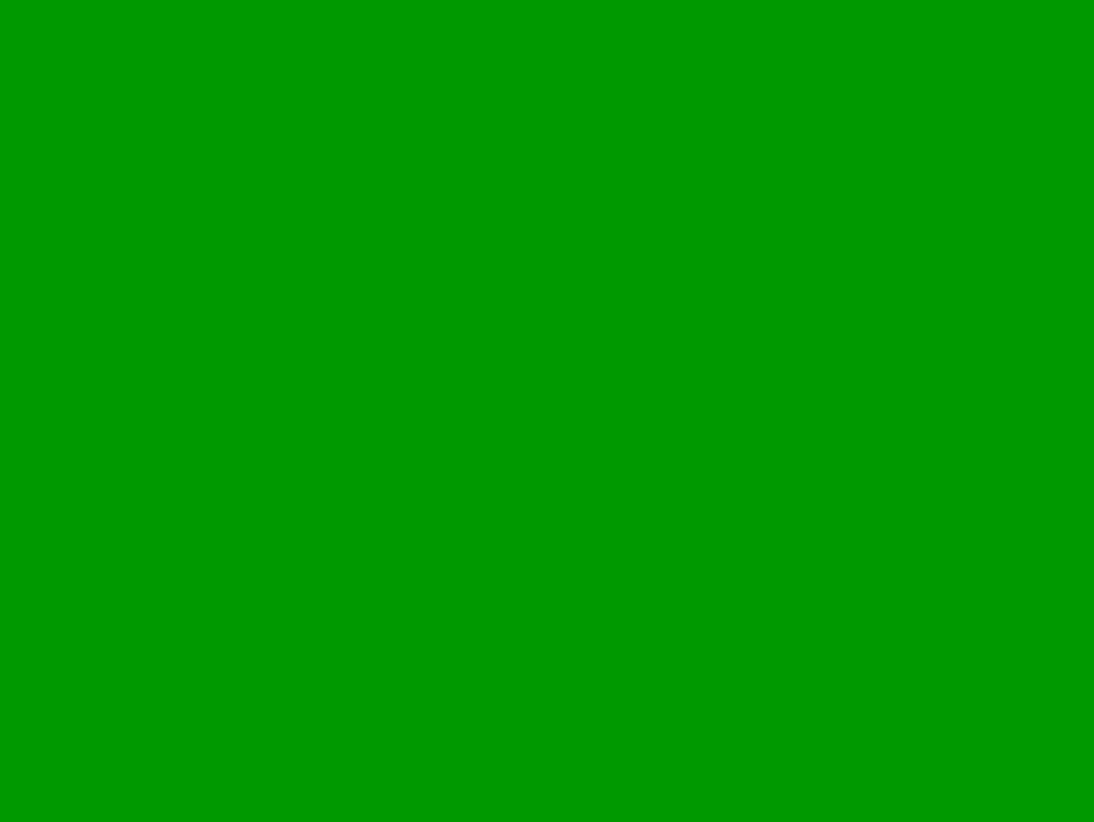
#> input picture jetson-sensors/images/test_cam0_3280x2464.jpg, 3280 x 2464 px, given in place of the camera (shown at 1/3 size)
$ python sensor_monitor_noaudio.py   (older library calls are emulated)
#> lines starting #> are read from the running program, lines starting #| are printed output that depends on the picture; after the words box and inside, x2 and y2 are one past the last pixel; in counts of white or black regions, pixels touching at a corner belong together
#!/usr/bin/env python3
"""
Sensor Monitoring App - No Audio Version
Works around PyAudio issues while providing full camera and IMU monitoring
"""

import cv2
import numpy as np
import serial
import struct
import time
import threading
from collections import deque
from datetime import datetime

class SensorMonitorApp:
    def __init__(self):
        # Window setup
        self.window_name = "Sensor Monitor (No Audio)"
        self.canvas_width = 1920
        self.canvas_height = 1080

        # Camera setup
        self.left_cap = None
        self.right_cap = None
        self.camera_native_res = (3280, 2464)  # Native resolution detected
        self.camera_display_res = (640, 480)   # Display resolution

        # Motion tracking
        self.motion_detector_left = cv2.createBackgroundSubtractorMOG2(detectShadows=True)
        self.motion_detector_right = cv2.createBackgroundSubtractorMOG2(detectShadows=True)

        # IMU setup
        self.imu_serial = None
        self.imu_data = {'roll': 0, 'pitch': 0, 'yaw': 0, 'ax': 0, 'ay': 0, 'az': 0}
        self.imu_history = {
            'roll': deque(maxlen=100),
            'pitch': deque(maxlen=100),
            'yaw': deque(maxlen=100)
        }

        # Threading
        self.running = False
        self.imu_thread = None

        # Performance
        self.fps_history = deque(maxlen=30)
        self.last_frame_time = time.time()

        # Peripheral vision tracking
        self.optical_flow_left = None
        self.optical_flow_right = None
        self.prev_gray_left = None
        self.prev_gray_right = None

    def init_cameras(self):
        """Initialize dual cameras"""
        print("Initializing cameras...")

        # Left camera (ID 0)
        self.left_cap = cv2.VideoCapture(0, cv2.CAP_V4L2)
        self.left_cap.set(cv2.CAP_PROP_FRAME_WIDTH, self.camera_native_res[0])
        self.left_cap.set(cv2.CAP_PROP_FRAME_HEIGHT, self.camera_native_res[1])
        self.left_cap.set(cv2.CAP_PROP_FPS, 30)

        # Right camera (ID 1)
        self.right_cap = cv2.VideoCapture(1, cv2.CAP_V4L2)
        self.right_cap.set(cv2.CAP_PROP_FRAME_WIDTH, self.camera_native_res[0])
        self.right_cap.set(cv2.CAP_PROP_FRAME_HEIGHT, self.camera_native_res[1])
        self.right_cap.set(cv2.CAP_PROP_FPS, 30)

        # Test capture
        ret_l, frame_l = self.left_cap.read()
        ret_r, frame_r = self.right_cap.read()

        if ret_l and ret_r:
            actual_res = frame_l.shape[:2][::-1]  # Get actual resolution
            print(f"✓ Cameras initialized at {actual_res[0]}x{actual_res[1]}")
            return True
        else:
            print("✗ Camera initialization failed")
            return False

    def init_imu(self):
        """Initialize IMU at /dev/ttyUSB0"""
        print("Initializing IMU...")
        try:
            self.imu_serial = serial.Serial(
                port='/dev/ttyUSB0',
                baudrate=115200,
                timeout=0.1,
                bytesize=serial.EIGHTBITS,
                parity=serial.PARITY_NONE,
                stopbits=serial.STOPBITS_ONE
            )
            print("✓ IMU initialized at /dev/ttyUSB0 (115200 baud)")
            return True
        except Exception as e:
            print(f"✗ IMU initialization failed: {e}")
            return False

    def read_imu_data(self):
        """Thread to continuously read IMU data"""
        packet_size = 44  # Expected packet size

        while self.running:
            try:
                if self.imu_serial and self.imu_serial.in_waiting >= packet_size:
                    data = self.imu_serial.read(packet_size)

                    # Parse IMU packet (adjust based on actual protocol)
                    try:
                        values = struct.unpack('<11f', data)

                        # Update IMU data
                        self.imu_data['ax'] = values[0]
                        self.imu_data['ay'] = values[1]
                        self.imu_data['az'] = values[2]
                        self.imu_data['roll'] = values[6]
                        self.imu_data['pitch'] = values[7]
                        self.imu_data['yaw'] = values[8]

                        # Add to history
                        self.imu_history['roll'].append(values[6])
                        self.imu_history['pitch'].append(values[7])
                        self.imu_history['yaw'].append(values[8])

                    except:
                        # If parsing fails, simulate data for testing
                        t = time.time()
                        self.imu_data['roll'] = np.sin(t * 0.5) * 30
                        self.imu_data['pitch'] = np.cos(t * 0.3) * 20
                        self.imu_data['yaw'] = (t * 10) % 360

                        self.imu_history['roll'].append(self.imu_data['roll'])
                        self.imu_history['pitch'].append(self.imu_data['pitch'])
                        self.imu_history['yaw'].append(self.imu_data['yaw'])

                time.sleep(0.02)  # 50Hz update

            except Exception as e:
                # Fallback to simulated data
                t = time.time()
                self.imu_data['roll'] = np.sin(t * 0.5) * 30
                self.imu_data['pitch'] = np.cos(t * 0.3) * 20
                self.imu_data['yaw'] = (t * 10) % 360

                self.imu_history['roll'].append(self.imu_data['roll'])
                self.imu_history['pitch'].append(self.imu_data['pitch'])
                self.imu_history['yaw'].append(self.imu_data['yaw'])

                time.sleep(0.02)

    # [40 lines left out: functions calculate_optical_flow, draw_optical_flow, not called in this run]

    def draw_cameras(self, canvas, left_frame, right_frame):
        """Draw camera feeds with motion detection"""
        # Resize frames for display
        left_display = cv2.resize(left_frame, self.camera_display_res)
        right_display = cv2.resize(right_frame, self.camera_display_res)

        # Convert to grayscale for optical flow
        gray_left = cv2.cvtColor(left_display, cv2.COLOR_BGR2GRAY)
        gray_right = cv2.cvtColor(right_display, cv2.COLOR_BGR2GRAY)

        # Calculate optical flow
        if self.prev_gray_left is not None:
            self.optical_flow_left = self.calculate_optical_flow(self.prev_gray_left, gray_left)
        if self.prev_gray_right is not None:
            self.optical_flow_right = self.calculate_optical_flow(self.prev_gray_right, gray_right)

        # Store current frames for next iteration
        self.prev_gray_left = gray_left
        self.prev_gray_right = gray_right

        # Apply motion detection
        fgmask_left = self.motion_detector_left.apply(left_display)
        fgmask_right = self.motion_detector_right.apply(right_display)

        # Create colored motion overlay
        motion_overlay_left = cv2.cvtColor(fgmask_left, cv2.COLOR_GRAY2BGR)
        motion_overlay_right = cv2.cvtColor(fgmask_right, cv2.COLOR_GRAY2BGR)

        # Blend with original
        alpha = 0.3
        left_with_motion = cv2.addWeighted(left_display, 1-alpha, motion_overlay_left, alpha, 0)
        right_with_motion = cv2.addWeighted(right_display, 1-alpha, motion_overlay_right, alpha, 0)

        # Place on canvas
        canvas[50:530, 50:690] = left_with_motion
        canvas[50:530, 740:1380] = right_with_motion

        # Labels
        cv2.putText(canvas, "LEFT CAMERA", (50, 40),
                   cv2.FONT_HERSHEY_SIMPLEX, 0.8, (255, 255, 255), 2)
        cv2.putText(canvas, "RIGHT CAMERA", (740, 40),
                   cv2.FONT_HERSHEY_SIMPLEX, 0.8, (255, 255, 255), 2)

        # Draw optical flow visualization
        if self.optical_flow_left is not None:
            self.draw_optical_flow(canvas, self.optical_flow_left, 50, 550, scale=0.3)
            cv2.putText(canvas, "LEFT PERIPHERAL FLOW", (50, 540),
                       cv2.FONT_HERSHEY_SIMPLEX, 0.6, (0, 255, 0), 1)

        if self.optical_flow_right is not None:
            self.draw_optical_flow(canvas, self.optical_flow_right, 400, 550, scale=0.3)
            cv2.putText(canvas, "RIGHT PERIPHERAL FLOW", (400, 540),
                       cv2.FONT_HERSHEY_SIMPLEX, 0.6, (0, 255, 0), 1)

    def draw_imu(self, canvas):
        """Draw IMU visualization"""
        x_offset = 1430
        y_offset = 50
        width = 400
        height = 300

        # Background
        cv2.rectangle(canvas, (x_offset, y_offset),
                     (x_offset + width, y_offset + height),
                     (40, 40, 40), -1)

        # Title
        cv2.putText(canvas, "IMU ORIENTATION", (x_offset + 10, y_offset + 30),
                   cv2.FONT_HERSHEY_SIMPLEX, 0.8, (255, 255, 255), 2)

        # Draw 3D cube
        center_x = x_offset + width // 2
        center_y = y_offset + height // 2

        # Rotation angles
        roll = np.radians(self.imu_data['roll'])
        pitch = np.radians(self.imu_data['pitch'])
        yaw = np.radians(self.imu_data['yaw'])

        # Rotation matrices
        Rx = np.array([[1, 0, 0],
                      [0, np.cos(roll), -np.sin(roll)],
                      [0, np.sin(roll), np.cos(roll)]])

        Ry = np.array([[np.cos(pitch), 0, np.sin(pitch)],
                      [0, 1, 0],
                      [-np.sin(pitch), 0, np.cos(pitch)]])

        Rz = np.array([[np.cos(yaw), -np.sin(yaw), 0],
                      [np.sin(yaw), np.cos(yaw), 0],
                      [0, 0, 1]])

        R = Rz @ Ry @ Rx

        # Cube vertices
        size = 60
        vertices = np.array([
            [-size, -size, -size],
            [size, -size, -size],
            [size, size, -size],
            [-size, size, -size],
            [-size, -size, size],
            [size, -size, size],
            [size, size, size],
            [-size, size, size]
        ])

        # Apply rotation and project
        rotated = vertices @ R.T
        projected = []
        for v in rotated:
            x = int(center_x + v[0])
            y = int(center_y - v[1])
            projected.append((x, y))

        # Draw cube edges
        edges = [
            (0, 1), (1, 2), (2, 3), (3, 0),  # Back
            (4, 5), (5, 6), (6, 7), (7, 4),  # Front
            (0, 4), (1, 5), (2, 6), (3, 7)   # Connecting
        ]

        for edge in edges:
            pt1 = projected[edge[0]]
            pt2 = projected[edge[1]]
            depth = (rotated[edge[0]][2] + rotated[edge[1]][2]) / 2
            brightness = int(128 + depth)
            color = (brightness, brightness, 255)
            cv2.line(canvas, pt1, pt2, color, 2)

        # Draw values
        cv2.putText(canvas, f"Roll:  {self.imu_data['roll']:.1f}°",
                   (x_offset + 10, y_offset + 240),
                   cv2.FONT_HERSHEY_SIMPLEX, 0.6, (100, 255, 100), 1)
        cv2.putText(canvas, f"Pitch: {self.imu_data['pitch']:.1f}°",
                   (x_offset + 10, y_offset + 265),
                   cv2.FONT_HERSHEY_SIMPLEX, 0.6, (255, 100, 100), 1)
        cv2.putText(canvas, f"Yaw:   {self.imu_data['yaw']:.1f}°",
                   (x_offset + 10, y_offset + 290),
                   cv2.FONT_HERSHEY_SIMPLEX, 0.6, (100, 100, 255), 1)

    def draw_depth_map(self, canvas, left_frame, right_frame):
        """Calculate and draw stereo depth map"""
        # Convert to grayscale
        gray_l = cv2.cvtColor(left_frame, cv2.COLOR_BGR2GRAY)
        gray_r = cv2.cvtColor(right_frame, cv2.COLOR_BGR2GRAY)

        # Resize for faster computation
        gray_l_small = cv2.resize(gray_l, (640, 480))
        gray_r_small = cv2.resize(gray_r, (640, 480))

        # Compute disparity
        stereo = cv2.StereoBM_create(numDisparities=96, blockSize=15)
        disparity = stereo.compute(gray_l_small, gray_r_small)

        # Normalize and colorize
        disparity_norm = cv2.normalize(disparity, None, 0, 255, cv2.NORM_MINMAX, cv2.CV_8U)
        disparity_color = cv2.applyColorMap(disparity_norm, cv2.COLORMAP_JET)

        # Resize for display
        disparity_display = cv2.resize(disparity_color, (320, 240))

        # Place on canvas
        canvas[700:940, 50:370] = disparity_display
        cv2.putText(canvas, "DEPTH MAP", (50, 690),
                   cv2.FONT_HERSHEY_SIMPLEX, 0.6, (255, 255, 255), 1)

    def draw_status_bar(self, canvas):
        """Draw status information"""
        # Calculate FPS
        current_time = time.time()
        fps = 1.0 / (current_time - self.last_frame_time)
        self.last_frame_time = current_time
        self.fps_history.append(fps)
        avg_fps = np.mean(self.fps_history) if self.fps_history else 0

        # Status bar
        cv2.rectangle(canvas, (0, self.canvas_height - 40),
                     (self.canvas_width, self.canvas_height),
                     (30, 30, 30), -1)

        # FPS
        cv2.putText(canvas, f"FPS: {avg_fps:.1f}", (10, self.canvas_height - 15),
                   cv2.FONT_HERSHEY_SIMPLEX, 0.6, (0, 255, 0), 1)

        # Timestamp
        timestamp = datetime.now().strftime("%H:%M:%S")
        cv2.putText(canvas, timestamp, (150, self.canvas_height - 15),
                   cv2.FONT_HERSHEY_SIMPLEX, 0.6, (255, 255, 255), 1)

        # Sensor status
        cam_status = "Cameras: OK" if self.left_cap and self.right_cap else "Cameras: ERROR"
        imu_status = f"IMU: {'OK' if self.imu_serial else 'SIMULATED'}"

        cv2.putText(canvas, cam_status, (300, self.canvas_height - 15),
                   cv2.FONT_HERSHEY_SIMPLEX, 0.6, (0, 255, 255), 1)
        cv2.putText(canvas, imu_status, (500, self.canvas_height - 15),
                   cv2.FONT_HERSHEY_SIMPLEX, 0.6, (255, 255, 0), 1)

    def run(self):
        """Main application loop"""
        print("\n" + "="*60)
        print("SENSOR MONITOR - NO AUDIO VERSION")
        print("="*60)

        # Initialize components
        if not self.init_cameras():
#> in init_cameras, frame_l is the input picture: shape (2464, 3280, 3); mean B, G, R 0, 153, 0
#| ✓ Cameras initialized at 3280x2464
            print("Cannot proceed without cameras")
            return

        self.init_imu()  # OK if this fails, will use simulated data

        # Start IMU thread
        self.running = True
        self.imu_thread = threading.Thread(target=self.read_imu_data)
        self.imu_thread.start()

        print("\nMonitoring sensors...")
        print("Saving frames to: sensor_monitor_*.jpg")
        print("Press Ctrl+C to stop\n")

        frame_count = 0
        save_interval = 30  # Save every 30 frames

        try:
            while self.running:
                # Create canvas
                canvas = np.zeros((self.canvas_height, self.canvas_width, 3), dtype=np.uint8)
                canvas[:] = (20, 20, 20)

                # Read camera frames
                ret_l, left_frame = self.left_cap.read()
                ret_r, right_frame = self.right_cap.read()

                if ret_l and ret_r:
                    # Draw camera feeds
                    self.draw_cameras(canvas, left_frame, right_frame)
#> in draw_cameras, `left_display = cv2.resize(left_frame, self.camera_display_res)`:
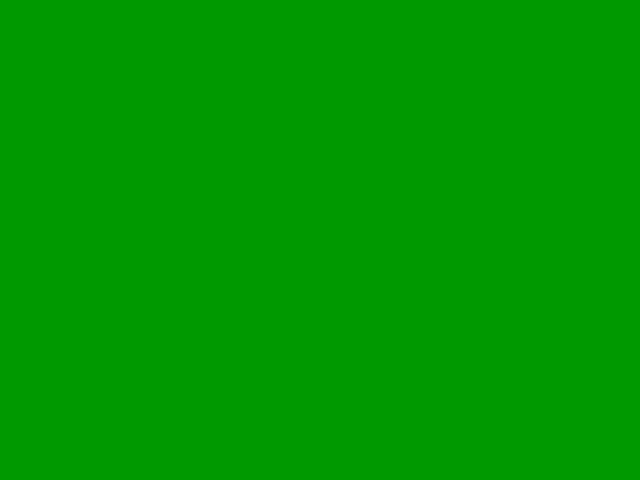
#> left_display: shape (480, 640, 3); mean B, G, R 0, 153, 0
#> in draw_cameras, `left_with_motion = cv2.addWeighted(left_display, 1-alpha, motion_overl..`:
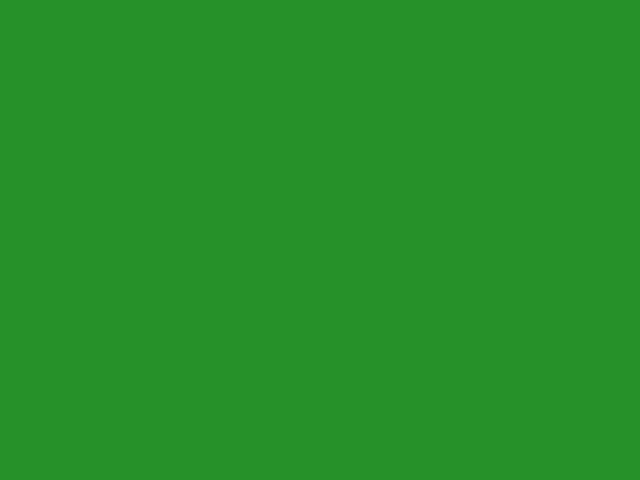
#> left_with_motion: shape (480, 640, 3); mean B, G, R 38, 145, 38
#> in draw_cameras, `cv2.putText(canvas, "RIGHT CAMERA", (740, 40), cv2.FONT_HERSHEY_SIMPLE..`:
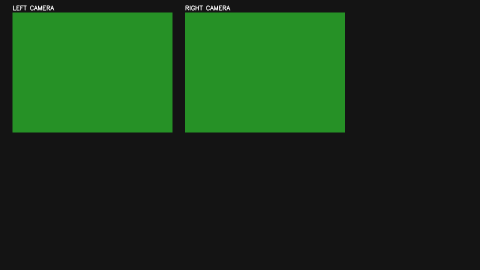
#> canvas: shape (1080, 1920, 3) (shown at 1/4 size); mean B, G, R 25.6, 57.3, 25.6

                    # Draw depth map
                    self.draw_depth_map(canvas, left_frame, right_frame)
#> in draw_depth_map, `disparity_color = cv2.applyColorMap(disparity_norm, cv2.COLORMAP_JET)`:
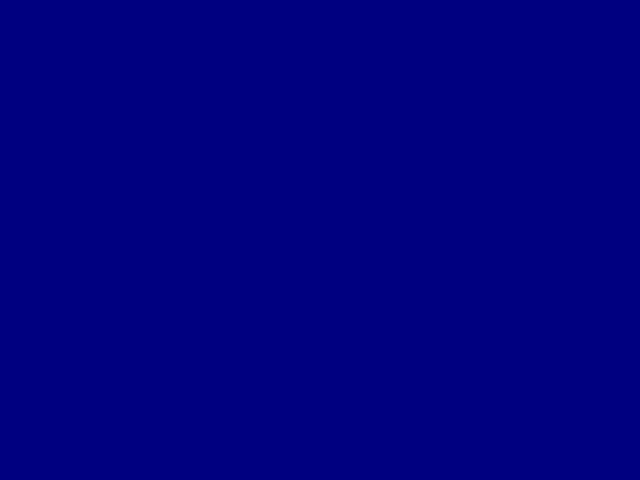
#> disparity_color: shape (480, 640, 3); mean B, G, R 128, 0, 0

                # Draw IMU visualization
                self.draw_imu(canvas)
#> in draw_imu, `cv2.putText(canvas, "IMU ORIENTATION", (x_offset + 10, y_offset + 30),..`:
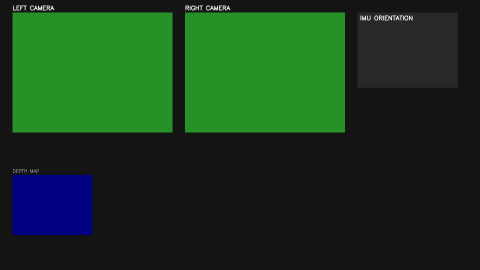
#> canvas: shape (1080, 1920, 3) (shown at 1/4 size); mean B, G, R 31, 58, 26.3
#> after the loop in draw_imu, `for edge in edges:`:
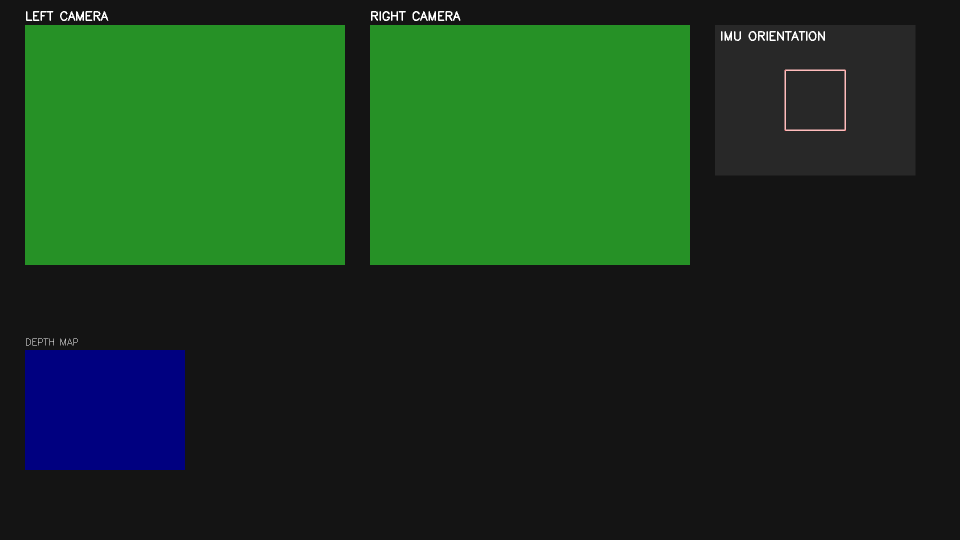
#> canvas: shape (1080, 1920, 3) (shown at 1/2 size); 0.07% of pixels changed, all inside (x1, y1, x2, y2) = (1569, 139, 1692, 262)

                # Draw status bar
                self.draw_status_bar(canvas)
#> in draw_status_bar, `cv2.putText(canvas, cam_status, (300, self.canvas_height - 15), cv2.FO..`:
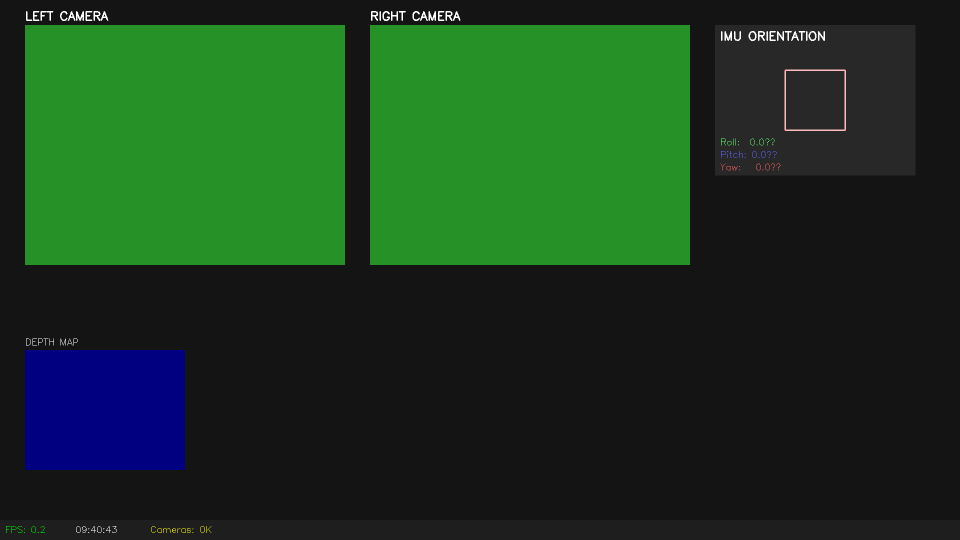
#> canvas: shape (1080, 1920, 3) (shown at 1/2 size); mean B, G, R 31.5, 58.5, 26.9

                # Save frame periodically
                frame_count += 1
                if frame_count % save_interval == 0:
                    filename = f"ai-dna-discovery/jetson-sensors/images/sensor_monitor_{frame_count:06d}.jpg"
                    cv2.imwrite(filename, canvas)
                    print(f"Saved: {filename}")

                # Try to display (will fail in headless mode)
                try:
                    cv2.imshow(self.window_name, canvas)
                    if cv2.waitKey(1) & 0xFF == ord('q'):
#> (key q is pressed here)
                        break
                except:
                    pass  # Running headless

                time.sleep(0.033)  # ~30 FPS

        except KeyboardInterrupt:
            print("\nStopping...")

        finally:
            # Cleanup
            self.running = False

            if self.imu_thread:
                self.imu_thread.join(timeout=2)

            if self.left_cap:
                self.left_cap.release()
            if self.right_cap:
                self.right_cap.release()

            if self.imu_serial:
                self.imu_serial.close()

            cv2.destroyAllWindows()

            print(f"Monitoring stopped. Processed {frame_count} frames.")

if __name__ == "__main__":
    app = SensorMonitorApp()
    app.run()
